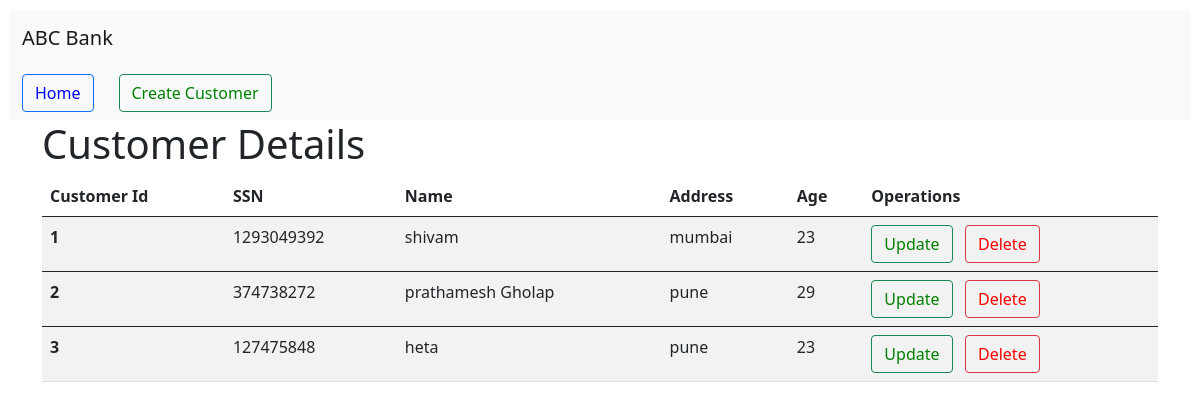
/showCustomer, run on an earlier commit of the app's database.
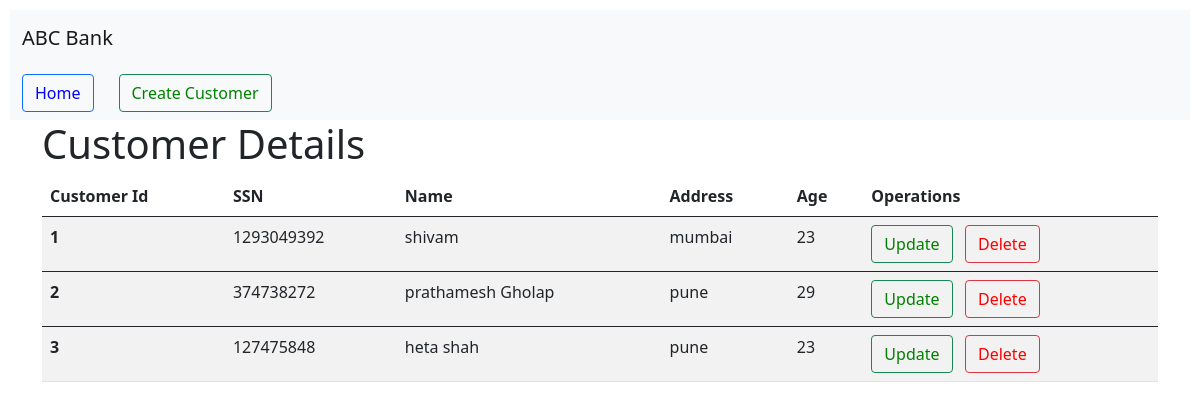
And on a later commit of the database.
### app.py (models this page shows)
class Customer(db.Model):
    ssn = db.Column(db.Integer,nullable=False)
    customer_id = db.Column(db.Integer,primary_key=True)
    name = db.Column(db.String(25),nullable=False)
    address= db.Column(db.String(100),nullable=False)
    age = db.Column(db.Integer,nullable=False)
    accounts = db.relationship('Account',backref='owner')

### app.py (the view)
@app.route('/showCustomer')
def showCustomer():
    customers = Customer.query.order_by(Customer.customer_id).all()
    return render_template('showCustomer.html',customers=customers)

### templates/showCustomer.html (shortened to what this page needs)
{%extends 'base.html'%}  {%block body%}
<nav class="navbar navbar-light bg-light">
  <div class="container-fluid">
    <form class="d-flex">
      <button class="btn btn-outline-primary" type="submit">
        <a href="/CashierDashboard" style="text-decoration: none; color: blue"
          >Home</a
        >
      </button>
      <button class="btn btn-outline-success" type="submit">
        <a href="/createCustomer" style="text-decoration: none; color: green"
          >Create Customer</a
        >
      </button>
    </form>
  </div>
</nav>
<div class="container">
  <h1>Customer Details</h1>
  <table class="table table-striped table-hover">
    <thead>
      <tr>
        <th scope="col">Customer Id</th>
        <th scope="col">SSN</th>
        <th scope="col">Name</th>
        <th scope="col">Address</th>
        <th scope="col">Age</th>
        <th scope="col">Operations</th>
      </tr>
    </thead>
    <tbody>
      {%for customer in customers%}
      <tr>
        <th scope="row">{{customer.customer_id}}</th>
        <td>{{customer.ssn}}</td>
        <td>{{customer.name}}</td>
        <td>{{customer.address}}</td>
        <td>{{customer.age}}</td>
        <td>
          <form class="d-flex">
            <button class="btn btn-outline-success" type="submit">
              <a
                href="/updateCustomer/{{customer.customer_id}}"
                style="text-decoration: none; color: green"
                >Update</a
              >
            </button>
            <button class="btn btn-outline-danger" type="submit">
              <a
                href="/deleteCustomer/{{customer.customer_id}}"
                style="text-decoration: none; color: red"
                >Delete</a
              >
            </button>
          </form>
        </td>
      </tr>
    </tbody>
    {% endfor%}
  </table>
</div>
{%endblock%}

What changed in the data, as far as the page shows it:
changed Customer id 3: name "heta" → "heta shah"
